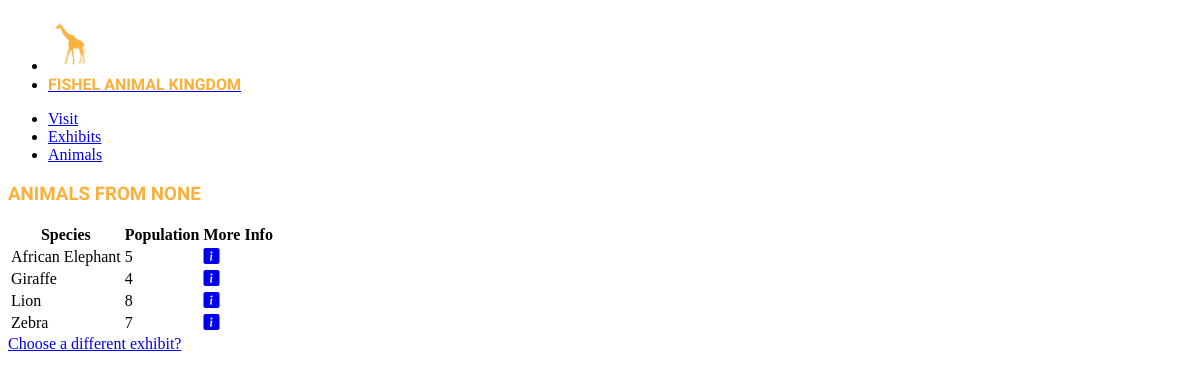
Screenshot of /animals/Savanna Safari with the database file from the repository.
### tables this page shows
CREATE TABLE animals(
    id INTEGER PRIMARY KEY,
    species TEXT NOT NULL,
    diet TEXT,
    habitat TEXT,
    description TEXT,
    population INTEGER,
    exhibit TEXT NOT NULL
);

### app.py (the view)
@app.route("/animals/<exhibit>")
def animals(exhibit):
    animals_list = q.get_animals_by_exhibit(exhibit)
    return render_template("animals.html", animals=animals_list)

### queries.py (called while the page is built)
def get_animals_by_exhibit(exhibit):
    sql = "SELECT * FROM animals WHERE exhibit = ? ORDER BY species"
    results = db.execute(sql, exhibit)
    if len(results) == 0:
        return None
    else:
        return results

### templates/animals.html
{% extends "base.html" %}
{% block content %}
    <h3 class="zoofont">Animals from {{ session.get("exhibit") }}</h3>
{% if not animals %}
    <h4>SORRY, WE ARE EXPECTING ANIMALS IN THIS EXHIBIT SOON</h4>
{% else %}
    <table class="striped">
        <thead>
            <tr>
                <th scope="col">Species</th>
                <th scope="col">Population</th>
                <th scope="col">More Info</th>
            </tr>
        </thead>
        <tbody>
            {% for animal in animals %}
                <tr>
                    <td>{{ animal.species }}</td>
                    <td>{{ animal.population }}</td>
                    <td>
                        <a href="/animals/{{ animal.id }}">
                            <i class="bi bi-info-square-fill"></i>
                        </a>
                    </td>
                </tr>
            {% endfor %}
        </tbody>
    </table>
{% endif %}
<a href="/" role="button">Choose a different exhibit?</a>
{% endblock %}

### static/style.css (style rules this page uses)
:root { --main-clr:#fbb03b; }
.zoofont { font-family: "Big Shoulders", sans-serif; font-optical-sizing: auto; font-weight: 900; font-style: normal; text-transform: uppercase; color: var(--main-clr); }

### rows the page displays
animals: species "African Elephant", population "5"
animals: species "Giraffe", population "4"
animals: species "Lion", population "8"
animals: species "Zebra", population "7"

### other values shown
{{ session.get("exhibit") }} "NONE"
